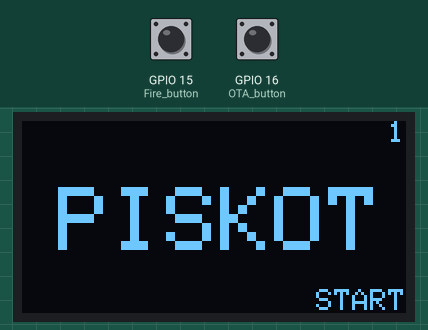
Recording of a program running on a simulated ESP8266 (NodeMCU). Shown: 128×64 one-colour display. Inputs (shaded band) come from the test bench; at power-on: GPIO 15 (Fire_button) HIGH, GPIO 16 (OTA_button) HIGH.

Above: at 1.3 s.
1.4 s: GPIO 15 (Fire_button) pulled LOW for 0.15 s
At 2.2 s:
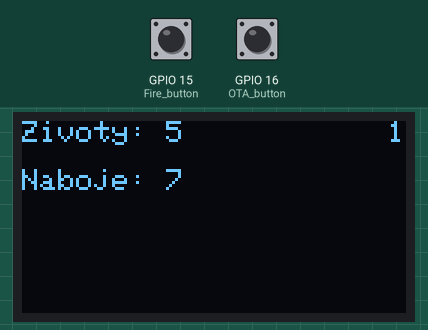
3.1 s: GPIO 15 (Fire_button) pulled LOW for 1 s
At 3.31 s:
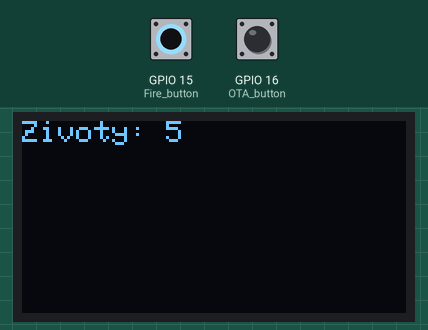
5.6 s: GPIO 15 (Fire_button) pulled LOW for 0.15 s
At 6.6 s:
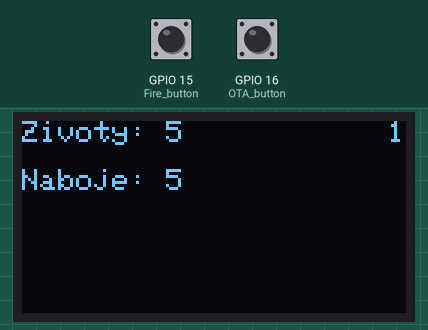
7.4 s: GPIO 15 (Fire_button) pulled LOW for 1 s
At 8.4 s:
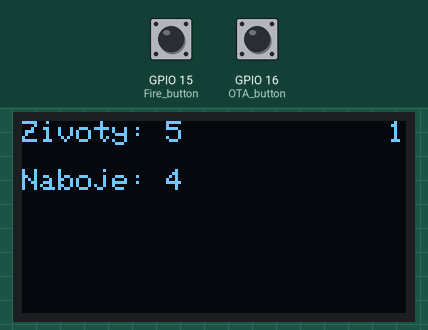
Timing chart, 0 to 10.4 s (numbered marks = the images above; inputs shaded):
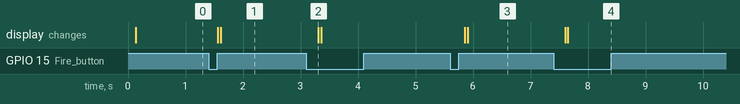

The program:

main.cpp
```cpp
#include <Arduino.h>
#include "display.h"
#include "ota.h"
#include "ir.h"

const char* ssid = "KravecNET";
const char* password = "17931793";

// Makro PISKOT_NUMBER defined in platformio.ini
#ifndef PISKOT_NUMBER
#endif

// Player variables
int playerNumber = PISKOT_NUMBER;
int teamNumber = PISKOT_NUMBER;
int choosedWeaponDamage;
int actualHealth;
int actualAmmo;

// Game variables
enum GameState {
  OTA,
  WELCOME,
  GAME,
  GAMEOVER
};
GameState gameState;

// Helper variables
bool lastFireBtnState;
bool reloading = false;
unsigned long reloadStartTime = 0;

// Main methods
void gameVariablesInit();
void handleGameLogic();

// Screen methods
void welcomeScreen();
void updateGameScreen();
void gameOverScreen();

// Game logic methods
void fireHandle();
void reloadGun();
void decreaseHealth(int damage);

// Helper methods
bool fireBtnPressed();

void setup() {
  Serial.begin(115200);
  Serial.println();
  pinMode(16, INPUT_PULLUP);    // OTA button
  pinMode(15, INPUT_PULLUP);    // Fire button
  displayInit();

  if (digitalRead(16) == HIGH) {
    irInit(decreaseHealth);
    gameVariablesInit();
    welcomeScreen();
    gameState = WELCOME;
  } else {
    otaInit(ssid, password);
    gameState = OTA;
  }
}
void loop() {
  switch (gameState) {
    case OTA: {
      otaHandle();
      break;
    }
    case WELCOME: {
      if (fireBtnPressed()) {
        gameVariablesInit();
        updateGameScreen();
        enableIr();
        gameState = GAME;
      }
      break;
    }
    case GAME: {
      if (actualHealth <= 0) {
        gameOverScreen();
        disableIr();
        gameState = GAMEOVER;
      } else {
        handleGameLogic();
      }
      break;
    }
    case GAMEOVER: {
      if (fireBtnPressed()) {
        welcomeScreen();
        gameState = WELCOME;
      }
      break;
    }
    default: break;
  }
}

// Main methods
void handleGameLogic() {
  hitHandle(playerNumber, teamNumber, actualHealth);
  if (reloading) {
    if (millis() - reloadStartTime >= 3000) {
      actualAmmo = 7;
      reloading = false;
      updateGameScreen();
    }
  } else {
    fireHandle();
  }
}

// Screen methods
void welcomeScreen(){
  clearDisplay();
  writeText(String(teamNumber), 1, 122, 0);
  writeText("PISKOT", 3, 12, 22);
  writeText("START", 1, 98, 56);
}
void updateGameScreen(){
  clearDisplay();
  writeText("Zivoty: " + String(actualHealth), 1, 0, 0);
  writeText(String(teamNumber), 1, 122, 0);
  if(reloading){
    writeText("Nabijam...", 1, 0, 16);
  } else {
    writeText("Naboje: " + String(actualAmmo), 1, 0, 16);
  }
}
void gameOverScreen(){
  clearDisplay();
  writeText("KONIEC", 3, 12, 22);
  writeText("ZNOVA", 1, 98, 56);
}

// Game logic methods
void gameVariablesInit(){
  lastFireBtnState = digitalRead(15);
  choosedWeaponDamage = 1;
  actualHealth = 5;
  actualAmmo = 7;
}
void fireHandle(){
  if(fireBtnPressed()){
    if(actualAmmo > 0){
      sendIRData(playerNumber, teamNumber, choosedWeaponDamage);
      actualAmmo --;
      updateGameScreen();
    }
    else{
      reloadGun();
      // FEAT: AUDIO - no ammo handler (sound of empty gun here)
    }
  }
}
void reloadGun(){
  if (!reloading) {
    reloading = true;
    reloadStartTime = millis();
    updateGameScreen();
  }
};
void decreaseHealth(int damage){
  int newHealth = actualHealth - damage;
  if(newHealth <= 0){
    actualHealth = 0;
  } else{
    actualHealth = newHealth;
  }
  updateGameScreen();
}

// Helper methods
bool fireBtnPressed(){
  bool fireBtnState = digitalRead(15);
  if (fireBtnState == LOW && lastFireBtnState == HIGH) {
    lastFireBtnState = fireBtnState;
    delay(100); // Anti-bounce delay
    return true;
  }
  lastFireBtnState = fireBtnState;
  delay(100); // Anti-bounce delay
  return false;
}
```

Measured:
- after the input at 1.4 s, the display: first changes after 0.16 s (image 1 shows a later state)
- after the input at 3.1 s, the display: changes after 0.21 s (image 2)
- after the input at 5.6 s, the display: first changes after 0.25 s (image 3 shows a later state)
- after the input at 7.4 s, the display: first changes after 0.20 s (image 4 shows a later state)
